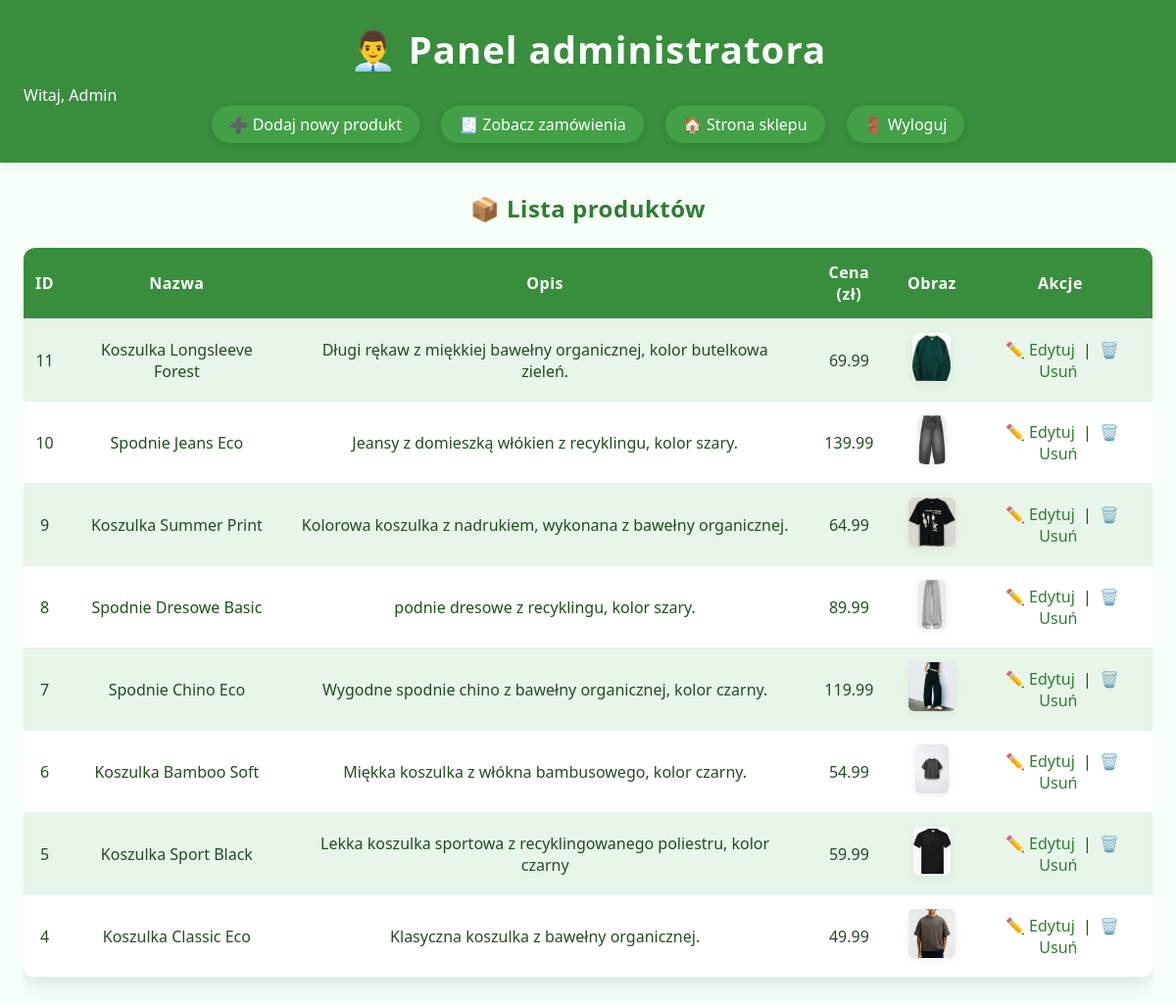
Screenshot of /admin/index.php (signed in) with the database file from the repository.
### tables this page shows
CREATE TABLE `products` (
  `id` int(11) NOT NULL,
  `name` varchar(255) NOT NULL,
  `description` text DEFAULT NULL,
  `price` decimal(10,2) NOT NULL,
  `image` varchar(255) DEFAULT NULL
);

### admin/index.php (the view, shortened to what this page needs)
<?php
require '../db.php';
$stmt = $pdo->query("SELECT * FROM products ORDER BY id DESC");
$products = $stmt->fetchAll();
?>
<!DOCTYPE html>
<html lang="pl">
<head>
    <link rel="stylesheet" href="../css/style.css">
</head>
<body>
    <header>
        <div class="container">
            <h1>👨‍💼 Panel administratora</h1>
            <p>Witaj, <?= htmlspecialchars($_SESSION['user']['name']) ?></p>
            <nav>
                <a href="add_product.php">➕ Dodaj nowy produkt</a>
                <a href="orders.php">🧾 Zobacz zamówienia</a>
                <a href="../index.php">🏠 Strona sklepu</a>
                <a href="../logout.php">🚪 Wyloguj</a>
            </nav>
        </div>
    </header>
    <div class="container">
        <h2>📦 Lista produktów</h2>
        <div style="overflow-x:auto;">
            <table>
                <tr>
                    <th>ID</th>
                    <th>Nazwa</th>
                    <th>Opis</th>
                    <th>Cena (zł)</th>
                    <th>Obraz</th>
                    <th>Akcje</th>
                </tr>
                <?php foreach ($products as $product): ?>
                    <tr>
                        <td><?= $product['id'] ?></td>
                        <td><?= htmlspecialchars($product['name']) ?></td>
                        <td><?= htmlspecialchars($product['description']) ?></td>
                        <td><?= number_format($product['price'], 2) ?></td>
                        <td>
                            <?php if ($product['image']): ?>
                                <img src="../<?= $product['image'] ?>" alt="obrazek" height="50">
                            <?php endif; ?>
                        </td>
                        <td>
                            <a href="edit_product.php?id=<?= $product['id'] ?>">✏️ Edytuj</a> |
                            <a href="delete_product.php?id=<?= $product['id'] ?>" onclick="return confirm('Na pewno usunąć produkt?');">🗑️ Usuń</a>
                        </td>
                    </tr>
                <?php endforeach; ?>
            </table>
        </div>
    </div>
</body>
</html>

### css/style.css (style rules this page uses)
* { box-sizing: border-box; margin: 0; padding: 0; }
body { background: #f6fff7; color: #234d20; font-family: 'Segoe UI', Arial, sans-serif; min-height: 100vh; }
.container { max-width: 1200px; margin: 0 auto; padding: 0 24px; }
header { background: #388e3c; color: #fff; padding: 24px 0 10px 0; margin-bottom: 30px; box-shadow: 0 2px 12px #0001; }
header h1 { font-size: 2.4em; letter-spacing: 1px; margin-bottom: 10px; text-align: center; }
nav { display: flex; justify-content: center; align-items: center; gap: 22px; flex-wrap: wrap; margin-bottom: 10px; }
nav a { color: #fff; text-decoration: none; background: #43a047; padding: 8px 18px; border-radius: 20px; font-weight: 500; transition: background 0.2s; box-shadow: 0 2px 8px #0001; }
h2 { text-align: center; color: #2e7d32; margin: 30px 0 24px 0; font-size: 1.5em; letter-spacing: 0.5px; }
table { width: 100%; border-collapse: collapse; background: #fff; border-radius: 12px; overflow: hidden; box-shadow: 0 4px 24px #0002; margin-bottom: 32px; font-size: 1em; }
th, td { padding: 14px 12px; text-align: center; border-bottom: 1px solid #e0f2f1; }
th { background: #388e3c; color: #fff; font-weight: 600; letter-spacing: 0.5px; }
tr:nth-child(even) { background: #e8f5e9; }
td img { border-radius: 6px; box-shadow: 0 2px 8px #0001; background: #e8f5e9; max-height: 60px; max-width: 80px; }
td a { color: #2e7d32; font-weight: 500; text-decoration: none; margin: 0 4px; transition: color 0.2s; }

### rows the page displays
products: id "11", name "Koszulka Longsleeve Forest", description "Długi rękaw z miękkiej bawełny organicznej, kolor butelkowa zieleń.", price "69.99", image (picture)
products: id "10", name "Spodnie Jeans Eco", description "Jeansy z domieszką włókien z recyklingu, kolor szary.", price "139.99", image (picture)
products: id "9", name "Koszulka Summer Print", description "Kolorowa koszulka z nadrukiem, wykonana z bawełny organicznej.", price "64.99", image (picture)
products: id "8", name "Spodnie Dresowe Basic", description "podnie dresowe z recyklingu, kolor szary.", price "89.99", image (picture)
products: id "7", name "Spodnie Chino Eco", description "Wygodne spodnie chino z bawełny organicznej, kolor czarny.", price "119.99", image (picture)
products: id "6", name "Koszulka Bamboo Soft", description "Miękka koszulka z włókna bambusowego, kolor czarny.", price "54.99", image (picture)
products: id "5", name "Koszulka Sport Black", description "Lekka koszulka sportowa z recyklingowanego poliestru, kolor czarny", price "59.99", image (picture)
products: id "4", name "Koszulka Classic Eco", description "Klasyczna koszulka z bawełny organicznej.", price "49.99", image (picture)

### other values shown
$_SESSION['user']['name'] "Admin"
